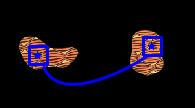
#> input picture solution/img/poi-matching.jpg, 195 x 108 px
$ python harris.py img/poi-matching.jpg
#> lines starting #> are read from the running program, lines starting #| are printed output that depends on the picture; after the words box and inside, x2 and y2 are one past the last pixel; in counts of white or black regions, pixels touching at a corner belong together
import sys
from typing import Tuple

import cv2
import numpy as np
from scipy import signal


def gauss_kernel(size: int, sizey: int=None) -> np.array:
    """
    Returns a 2D Gaussian kernel for convolutions.

    Parameters
    ----------
    size: int
        Size of the kernel to build

    Returns
    -------
    kernel: np.array of shape (size, size) and dtype np.float32
        Resulting Gaussian kernel where kernel[i,j] = Gaussian(i, j, mu=(0,0), sigma=(size/3, size/3))
    """
    size = int(size)
    sizey = int(sizey) if sizey is not None else size
    y, x = np.mgrid[-size:size+1, -sizey:sizey+1]

    # x and y coefficients of a 2D gaussian with standard dev half of size
    # (ignore scale factor)
    g = np.exp(-(x**2/(2*(0.33*size)**2)+y**2/(2*(0.33*sizey)**2)))
    return g


def gauss_derivative_kernels(size: int, sizey: int=None) -> Tuple[np.array, np.array]:
    """
    Returns two 2D Gaussian derivative kernels (x and y) for convolutions.

    Parameters
    ----------
    size: int
        Size of the kernels to build

    Returns
    -------
    (gx, gy): tupe of (np.array, np.array), each of shape (size, size) and dtype np.float32
        Resulting Gaussian kernels where kernel[i,j] = Gaussian_z(i, j, mu=(0,0), sigma=(size/3, size/3))
        where Gaussian_z is either the x or the y Gaussian derivative.
    """
    size = int(size)
    sizey = int(sizey) if sizey is not None else size
    y, x = np.mgrid[-size:size+1, -sizey:sizey+1]

    #x and y derivatives of a 2D gaussian with standard dev half of size
    # (ignore scale factor)
    gx = - x * np.exp(-(x**2/(2*(0.33*size)**2)+y**2/(2*(0.33*sizey)**2)))
    gy = - y * np.exp(-(x**2/(2*(0.33*size)**2)+y**2/(2*(0.33*sizey)**2)))

    return gx,gy


def gauss_derivatives(im: np.array, size: int, sizey: int=None) -> Tuple[np.array, np.array]:
    """
    Returns x and y gaussian derivatives for a given image.

    Parameters
    ----------
    im: np.array of shape (rows, cols)
        Input image
    size: int
        Size of the kernels to use

    Returns
    -------
    (Ix, Iy): tupe of (np.array, np.array), each of shape (rows, cols)
        Derivatives (x and y) of the image computed using Gaussian derivatives (with kernel of size `size`).
    """
    gx,gy = gauss_derivative_kernels(size, sizey=sizey)

    imx = signal.convolve(im, gx, mode='same')
    imy = signal.convolve(im, gy, mode='same')

    return imx,imy


def compute_harris_response(image):  #, k=0.05):
    """
    Returns the Harris cornerness response of a given image.

    Parameters
    ----------
    im: np.array of shape (rows, cols)
        Input image

    Returns
    -------
    response: np.array of shape (rows, cols) and dtype np.float32
        Harris cornerness response image.
    """
    DERIVATIVE_KERNEL_SIZE = 3
    OPENING_SIZE = 3

    #derivatives
    imx,imy = gauss_derivatives(image, DERIVATIVE_KERNEL_SIZE)

    #kernel for weighted sum
    gauss = gauss_kernel(OPENING_SIZE) # opening param

    #compute components of the structure tensor
    Wxx = signal.convolve(imx*imx,gauss, mode='same')
    Wxy = signal.convolve(imx*imy,gauss, mode='same')
    Wyy = signal.convolve(imy*imy,gauss, mode='same')

    #determinant and trace
    Wdet = Wxx*Wyy - Wxy**2
    Wtr = Wxx + Wyy
# [5 lines of commented-out code are left out]
    return Wdet / (Wtr + 1)  # 1 seems to be a reasonable value for epsilon


# RUN ME
# mathematical morphology magic: this returns an eroded (shrunk) mask
def bubble2maskeroded(img_gray: np.array, border: int=10) -> np.array:
    """
    Returns the eroded mask of a given image, to remove pixels which are close to the border.

    Parameters
    ----------
    im: np.array of shape (rows, cols)
        Input image

    Returns
    -------
    mask: np.array of shape (rows, cols) and dtype bool
        Image mask.
    """
    if img_gray.ndim > 2:
        raise ValueError(
            """bubble2maskeroded: img_gray must be a grayscale image.
            The image you passed has %d dimensions instead of 2.
            Try to convert it to grayscale before passing it to bubble2maskeroded.
            """ % (img_gray.ndim, ))
    mask = img_gray > 0
    kernel = cv2.getStructuringElement(cv2.MORPH_ELLIPSE, (border*2,border*2))
    # new: added a little closing below because some bubbles have some black pixels inside
    mask_er = cv2.morphologyEx(mask.astype(np.uint8), cv2.MORPH_CLOSE, np.ones((3,3)))
    mask_er = cv2.erode(mask.astype(np.uint8),
                        kernel,
                        borderType=cv2.BORDER_CONSTANT,
                        borderValue=0)
    return mask_er > 0


def detect_harris_points(image_gray: np.array, max_keypoints: int=30,
                         min_distance: int=25, threshold: float=0.1) -> np.array:
    """
    Detects and returns a sorted list of coordinates for each corner keypoint detected in an image.

    Parameters
    ----------
    image_gray: np.array
        Input image
    max_keypoints: int, default=30
        Number of keypoints to return, at most (we may have less keypoints)
    min_distance: int, default=25
        Minimum distance between two keypoints
    threshold: float, default=0.1
        For each keypoint k_i, we ensure that its response h_i will verify
        $h_i > min(response) + threshold * (max(reponse) - min(response))$

    Returns
    -------
    corner_coord: np.array of shape (N, 2) and dtype int
        Array of corner keypoint 2D coordinates, with N <= max_keypoints
    """
    # 1. Compute Harris corner response
    harris_resp = compute_harris_response(image_gray)

    # 2. Filtering
    # 2.0 Mask init: all our filtering is performed using a mask
    detect_mask = np.ones(harris_resp.shape, dtype=bool)
    # 2.1 Background and border removal
    detect_mask &= bubble2maskeroded(image_gray, border=min_distance)
    # 2.2 Response threshold
    detect_mask &= harris_resp > harris_resp.min()+threshold*(harris_resp.max()-harris_resp.min())
    # 2.3 Non-maximal suppression
    dil = cv2.dilate(harris_resp, cv2.getStructuringElement(cv2.MORPH_ELLIPSE, (min_distance, min_distance)))
    detect_mask &= np.isclose(dil, harris_resp)  # keep only local maximas

    # 3. Select, sort and filter candidates
    # get coordinates of candidates
    candidates_coords = np.transpose(detect_mask.nonzero())
    # ...and their values
    candidate_values = harris_resp[detect_mask]
    #sort candidates
    sorted_indices = np.argsort(candidate_values)
    # keep only the bests
    best_corners_coordinates = candidates_coords[sorted_indices][:max_keypoints]

    return best_corners_coordinates


def best_points(image_path: str):

#> called with image_path = 'img/poi-matching.jpg'
    image = cv2.imread(image_path)
#> image is the input picture: shape (108, 195, 3); mean B, G, R 16.1, 9.9, 16.5
    gray = cv2.cvtColor(image, cv2.COLOR_BGR2GRAY)
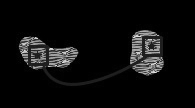
#> gray: shape (108, 195); min 0, max 230, mean 12.6
    harris = compute_harris_response(gray)
    coords = detect_harris_points(harris, max_keypoints=-1, min_distance=20)
#> call 2 of gauss_derivatives, with size = 3
#> in gauss_derivatives (call 2), `imy = signal.convolve(im, gy, mode='same')`:
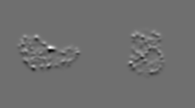
#> imy: shape (108, 195) float64; min -108553.8, max 139106.3, mean 0; drawn with min black and max white
#> in compute_harris_response (call 2), `Wxy = signal.convolve(imx*imy,gauss, mode='same')`:
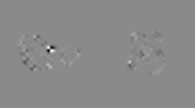
#> Wxy: shape (108, 195) float64; min -1.94e+10, max 1.64e+10, mean -12173682.1; drawn with min black and max white
#> in bubble2maskeroded, `mask = img_gray > 0`:
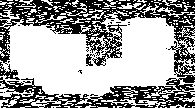
#> mask: shape (108, 195) bool; 63.7% white; black in thin lines or dots
#> in bubble2maskeroded, `mask_er = cv2.morphologyEx(mask.astype(np.uint8), cv2.MORPH_CLOSE, np...`:
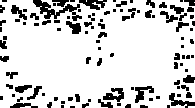
#> mask_er: shape (108, 195); values 0 (black) and 1 (white), 83.1% white; 105 black regions (56 under 20 px), largest, box (x1, y1, x2, y2) and area: (33, 0, 82, 21) 369, (103, 88, 124, 102) 165, (79, 0, 107, 10) 156
#> in bubble2maskeroded, `mask_er = cv2.erode(mask.astype(np.uint8), kernel, borderType=cv2.BORD..`: mask_er: shape (108, 195); values 0 (black) and 1 (white), 3% white; 2 white regions, box (x1, y1, x2, y2) and area: (30, 45, 67, 75) 443, (140, 37, 154, 67) 196
#> in detect_harris_points, `detect_mask &= harris_resp > harris_resp.min()+threshold*(harris_resp...`:
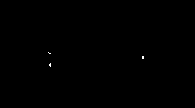
#> detect_mask: shape (108, 195) bool; 0.07% white in thin lines or dots, all inside (x1, y1, x2, y2) = (48, 52, 144, 67)
#> in detect_harris_points, `dil = cv2.dilate(harris_resp, cv2.getStructuringElement(cv2.MORPH_ELLI..`:
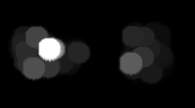
#> dil: shape (108, 195) float64; min 8.75e-14, max 1.71e+10, mean 1.08e+09; drawn with min black and max white
#> in detect_harris_points, `detect_mask &= np.isclose(dil, harris_resp)`: detect_mask: shape (108, 195) bool; 0% white in thin lines or dots, all inside (x1, y1, x2, y2) = (142, 57, 143, 58)
#> in detect_harris_points, `candidates_coords = np.transpose(detect_mask.nonzero())`: candidates_coords = [[57, 142]]
#> in detect_harris_points, `candidate_values = harris_resp[detect_mask]`: candidate_values = [3.34e+09]
#> in detect_harris_points, `sorted_indices = np.argsort(candidate_values)`: sorted_indices = [0]
#> in detect_harris_points, `best_corners_coordinates = candidates_coords[sorted_indices][:max_keyp..`: best_corners_coordinates = empty array
#> coords = empty array

    output = ""

    for p in coords:
        output += f"x: {p[1]} | y: {p[0]}\n"
        cv2.circle(image, (p[1], p[0]), 3, (0, 255, 0), -1)
#> this loop made 0 passes
#> after the loop, output = ''

    with open("output.txt", "w") as f:
        f.write(output)

    print(coords)
    cv2.imwrite("output.png", image)


if __name__ == "__main__":

    if len(sys.argv) != 2:
        print("Usage: ./harris <image>")
        exit()

    best_points(sys.argv[1])
